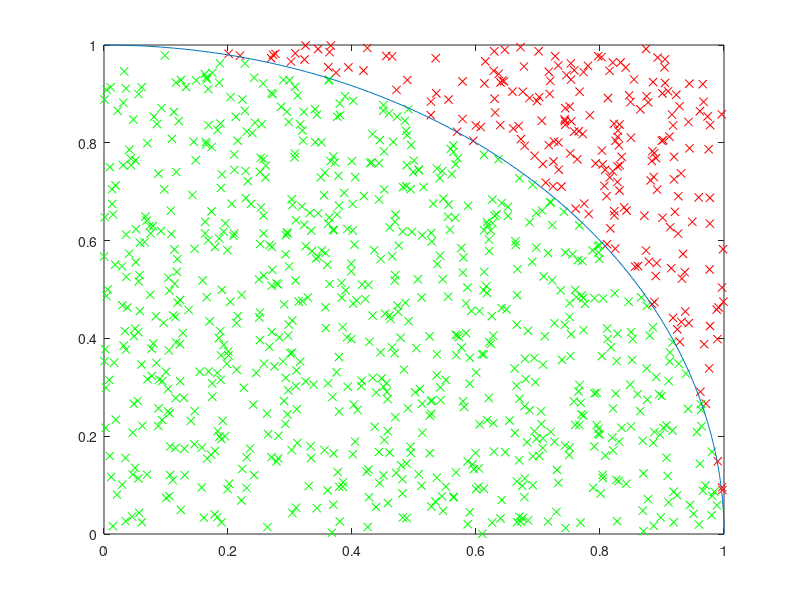
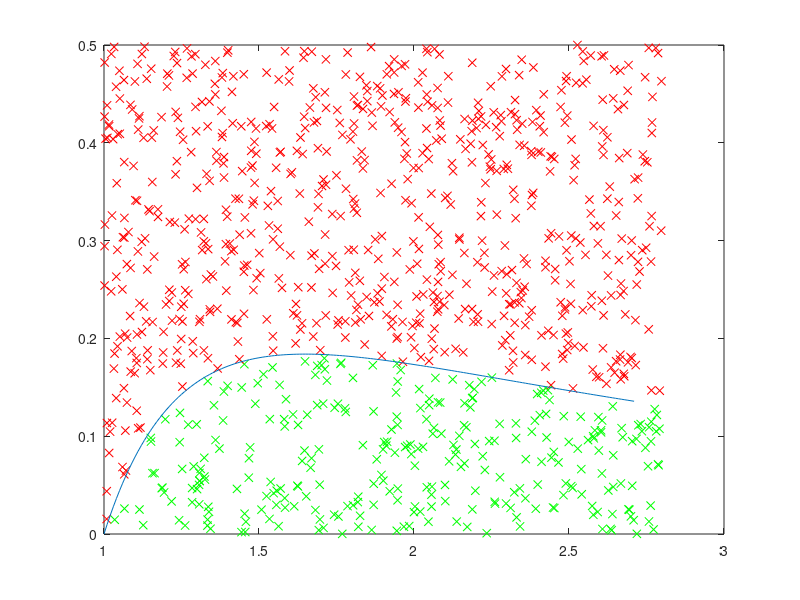

These figures' MATLAB source, in order:
clear variables;
close all;


N = 1000;

%question1
figure(1)
y = rand(2,N);

cnt = 0;

for k = 1: N
    if (y(1, k)^2 + y(2, k)^2)^(1/2) <= 1
        cnt = cnt + 1;
        plot(y(1,k), y(2,k), 'gx'); hold on;
    else
        plot(y(1,k), y(2,k), 'rx'); hold on;   
    end
end


prob = cnt / N;
pi_exp = prob * 4
N
cnt

angles = 0 : 0.01 :pi/2;

X = cos(angles);
Y = sin(angles);

plot(X, Y );


%question 2
figure(2)

x = 1.8 * rand(1, N) + 1;
y = 0.5 * rand(1,N);

cnt = 0;

for k = 1: N
    if y(k) < log(x(k)) / (x(k)^2)
        cnt = cnt + 1;
        plot(x(k), y(k), 'gx'); hold on;
    else
        plot(x(k), y(k), 'rx'); hold on;   
    end
end


prob = cnt / N;
N
cnt
valInteg = cnt / N


X = 1 : 0.01 : exp(1);

Y = log(X) ./ ((X.^2));

integ = trapz(X,Y)

plot(X, Y );


    


